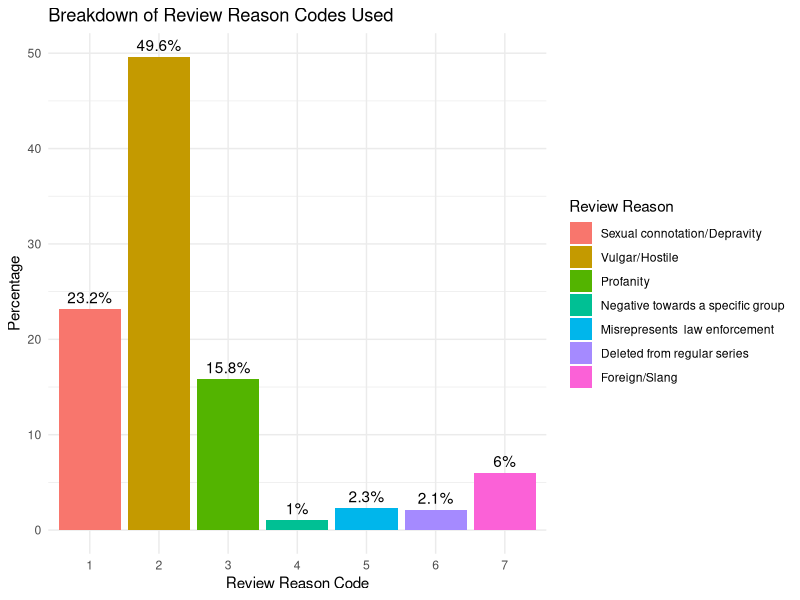

Source code (R):
library(tidyverse)

data <- read.csv("applications.csv")
str(data)
data_filter <- data %>% 
  filter(review_reason_code %in% c("1", "2", "3", "4", "5", "6", "7"))

         
  
 x <- data_filter %>% 
   group_by(review_reason_code) %>% 
   summarise(Count = n()) %>% 
   mutate(Percentage = Count / sum(Count) * 100)
 
 ggplot(x, aes(x = review_reason_code, y = Percentage, fill = review_reason_code)) +
   geom_bar(stat = "identity") +
   theme_minimal() +
   geom_text(aes(label = paste0(round(Percentage, 1), "%")), vjust = -0.5)+
               labs(title = "Breakdown of Review Reason Codes Used",
                    x = "Review Reason Code",
                    y = "Percentage") +
   scale_fill_discrete(name = "Review Reason", labels = c("Sexual connotation/Depravity", "Vulgar/Hostile", "Profanity", "Negative towards a specific group", 
                                                          "Misrepresents  law enforcement", "Deleted from regular series", "Foreign/Slang"))
         
             